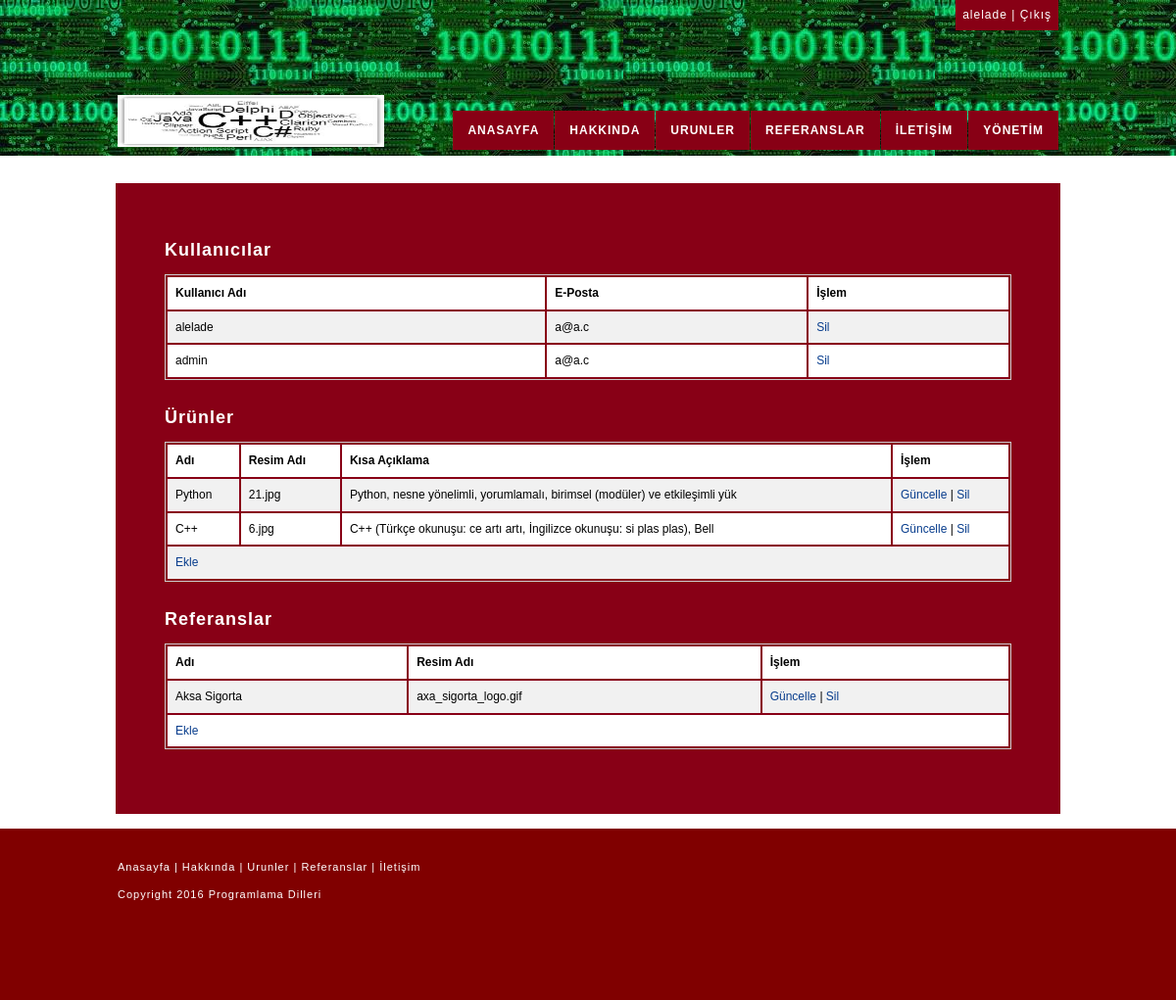
The app's page /admin/index.php (signed in) with its own data.
### tables this page shows
CREATE TABLE IF NOT EXISTS `users` (
  `ID` int(11) NOT NULL AUTO_INCREMENT,
  `Email` varchar(250) NOT NULL,
  `Username` varchar(150) NOT NULL,
  `Password` varchar(50) NOT NULL,
  PRIMARY KEY (`ID`),
  UNIQUE KEY `Username` (`Username`)
);

CREATE TABLE IF NOT EXISTS `products` (
  `ID` int(11) NOT NULL AUTO_INCREMENT,
  `Name` varchar(100) NOT NULL,
  `Url` varchar(750) NOT NULL,
  `ImageName` varchar(100) NOT NULL,
  `Description` varchar(2000) NOT NULL,
  `UserID` int(11) NOT NULL,
  PRIMARY KEY (`ID`),
  KEY `I_UserID` (`UserID`)
);

CREATE TABLE IF NOT EXISTS `reference` (
  `ID` int(11) NOT NULL AUTO_INCREMENT,
  `Name` varchar(100) NOT NULL,
  `ImageName` varchar(100) NOT NULL,
  PRIMARY KEY (`ID`)
);

### admin/index.php (the view, shortened to what this page needs)
<!DOCTYPE html>
<html lang="en">
<head>
    <link type="text/css" rel="stylesheet" href="content/css/style.css"/>
</head>
<body>
<div id="sayfaUst">
    <div id="ust">
        <div class="full-width">
            <div class='right'><?= $_SESSION["username"] ?> | <a href="../logout.php">Çıkış</a></div>
        </div>
        <div class="full-width">
            <div id="logo"><img src="content/img/logo.gif" width="272" height="53" alt="Programlama Dilleri" /></div>
            <div id="menu">
                <ul>
                    <li><a href="../index.php">ANASAYFA</a></li>
                    <li><a href="../about.php">HAKKINDA</a></li>
                    <li><a href="../products.php">URUNLER</a></li>
                    <li><a href="../references.php">REFERANSLAR</a></li>
                    <li><a href="../contact.php">İLETİŞİM</a></li>
                    <li><a href="index.php">YÖNETİM</a></li>
                </ul>
            </div>
        </div>
    </div>
    <div id="gorsel"></div>
    <div id="icerik">
        <?php
        $conn = new mysqli("localhost","root","", "finalproject");
        echo "<h2>Kullanıcılar</h2>";
        echo "<table class='data-table'><tr><th>Kullanıcı Adı</th><th>E-Posta</th><th>İşlem</th></tr>";
        $userQuery = "SELECT ID, Username, Email FROM `users`";
        $userResult = $conn->query($userQuery);
        if($userResult && $userResult->num_rows > 0){
            while($row = $userResult->fetch_assoc()) {
                echo "<tr><td>". $row["Username"] ."</td><td>". $row["Email"] ."</td><td><a href='deleteuser.php?userID=" . $row["ID"] . "'>Sil</a></td></tr>";
            }
        } else {
            echo "<tr><td colspan='3'>Hiç kullanıcı yok</td></tr>";
        }
        echo "</table>";
        echo "<h2>Ürünler</h2>";
        echo "<table class='data-table'><tr><th>Adı</th><th>Resim Adı</th><th>Kısa Açıklama</th><th>İşlem</th></tr>";
        $productQuery = "SELECT ID, Name, ImageName, Description FROM `products`";
        $productResult = $conn->query($productQuery);
        if($productResult && $productResult->num_rows > 0){
            while($row = $productResult->fetch_assoc()) {
                $desc = $row["Description"];
                if(strlen($desc) > 80){
                    $desc = substr($desc, 0, 80);
                }
                echo "<tr><td>". $row["Name"] ."</td><td>". $row["ImageName"] ."</td><td>". $desc ."</td><td><a href='updateproduct.php?productID=" . $row["ID"] . "'>Güncelle</a> | <a href='deleteproduct.php?productID=" . $row["ID"] . "'>Sil</a></td></tr>";
            }
            echo "<tr><td colspan='4'><a href='newproduct.php'>Ekle</a></td></tr>";
        } else {
            echo "<tr><td colspan='4'>Hiç ürün yok | <a href='newproduct.php'>Ekle</a></td></tr>";
        }
        echo "</table>";
        echo "<h2>Referanslar</h2>";
        echo "<table class='data-table'><tr><th>Adı</th><th>Resim Adı<th>İşlem</th></tr>";
        $referenceQuery = "SELECT ID, Name, ImageName FROM `reference`";
        $referenceResult = $conn->query($referenceQuery);
        if($referenceResult && $referenceResult->num_rows > 0){
            while($row = $referenceResult->fetch_assoc()) {
                echo "<tr><td>". $row["Name"] ."</td><td>". $row["ImageName"] ."</td><td><a href='updatereference.php?referenceID=" . $row["ID"] . "'>Güncelle</a> | <a href='deletereference.php?referenceID=" . $row["ID"] . "'>Sil</a></td></tr>";
            }
            echo "<tr><td colspan='4'><a href='newreference.php'>Ekle</a></td></tr>";
        } else {
            echo "<tr><td colspan='4'>Hiç referans yok | <a href='newreference.php'>Ekle</a></td></tr>";
        }
        echo "</table>";
        ?>
    </div>
</div>
<div id="sayfaAlt">
    <div id="footer">
        <div id="footer_sol">
            <p><a href="index.php">Anasayfa</a> | <a href="about.php">Hakkında</a> | <a href="products.php">Urunler</a> | <a href="references.php">Referanslar</a> | <a href="contact.php">İletişim</a></p>
            <p>Copyright 2016 Programlama Dilleri<br />
            </p>
        </div>
    </div>
</div>
</body>
</html>

### admin/content/css/style.css (style rules this page uses)
#sayfaUst { background-image: url(../img/sayfaUst.png); background-repeat: repeat-x; }
#sayfaAlt { margin-top: 15px; background-image: url(../img/sayfaAlt.png); }
body { margin-left: 0px; margin-top: 0px; margin-right: 0px; margin-bottom: 0px; font-family: "Trebuchet MS", Arial, Helvetica, sans-serif; font-size: 12px; line-height: 140%; color: white; letter-spacing: 1px; }
#ust { height: 122px; width: 960px; margin-right: auto; margin-left: auto; }
#logo { float: left; width: 300px; padding-top: 66px; }
#menu { float: right; }
#gorsel { width: 960px; margin-right: auto; margin-left: auto; padding-top: 40px; }
#sayfaUst #ust #menu ul { padding: 0px; list-style-type: none; margin-top: 82px; margin-right: 0px; margin-bottom: 0px; margin-left: 0px; }
#sayfaUst #ust #menu ul li { float: left; }
#sayfaUst #ust #menu ul li a { font-family: "Trebuchet MS", Arial, Helvetica, sans-serif; font-size: 12px; line-height: 40px; font-weight: bold; color: white; text-decoration: none; background-image: url(../img/menu.png); background-repeat: repeat-x; display: block; margin-left: 1px; padding-right: 15px; padding-left: 15px; letter-spacing: 1px; }
#icerik { background-image: url(../img/icerik.png); background-repeat:repeat-y; width: 864px; margin-right: auto; margin-left: auto; padding-top: 30px; padding-right: 50px; padding-bottom: 50px; padding-left: 50px; margin-top: 25px; }
#sayfaUst #icerik table { font-family: "Trebuchet MS",Arial,Helvetica,sans-serif; color:black; font-size: 12px; font-weight: bold; letter-spacing: 0px; }
#footer { width: 960px; margin-right: auto; margin-left: auto; height: 175px; color: white; font-size: 11px; }
#footer_sol { float: left; width: 500px; padding-top: 20px; }
a:link { color: #FFF; text-decoration: none; }
.right { float: right; padding: 7px; background-image: url(../img/menu.png); background-repeat: repeat-x; }
.full-width { width: 100%; float: left; }
h2 { margin-top: 30px; margin-bottom: 7px; }
.data-table { width: 100%; margin: 16px 0; border: 1px solid #ccc; }
.data-table tr { border-bottom: 1px solid #ddd; }
.data-table th { padding: 8px; display: table-cell; text-align: left; vertical-align: top; }
.data-table td { padding: 8px; display: table-cell; text-align: left; vertical-align: top; font-weight: normal; }
.data-table td a:link { text-decoration: none; color: #083d8d; }
.data-table tr:nth-child(odd) { background-color: #fff }
.data-table tr:nth-child(even) { background-color: #f1f1f1 }

### records on screen
users: Username "alelade", Email "a@a.c"
users: Username "admin", Email "a@a.c"
products: Name "Python", ImageName "21.jpg", Description "Python, nesne yönelimli, yorumlamalı, birimsel (modüler) ve etkileşimli yük"
products: Name "C++", ImageName "6.jpg", Description "C++ (Türkçe okunuşu: ce artı artı, İngilizce okunuşu: si plas plas), Bell"
reference: Name "Aksa Sigorta", ImageName "axa_sigorta_logo.gif"

### other values on screen
$_SESSION["username"] "alelade"
